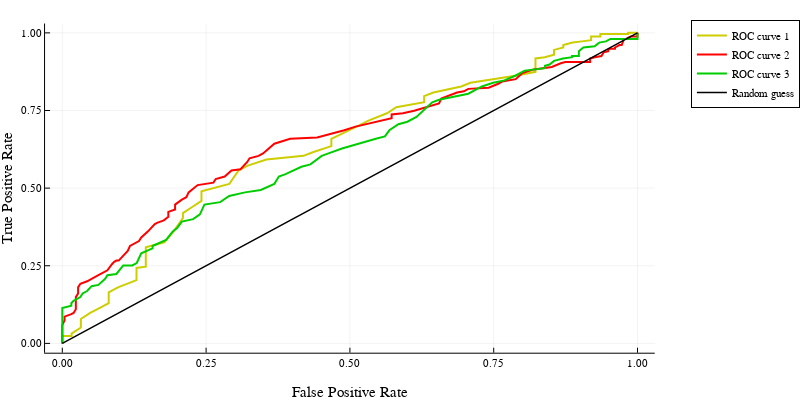

Notebook cell for this chart:
### Code cell
plot(fallout_1,recall_1, legendposition=:outertopright, label = "ROC curve 1", lw = 2, c="yellow3")
plot!(fallout_2,recall_2, legendposition=:outertopright, label = "ROC curve 2", lw = 2, c="red")
plot!(fallout_3,recall_3, legendposition=:outertopright, label = "ROC curve 3", lw = 2, c="green3")
plot!(0:0.005:1,0:0.005:1, label = "Random guess", size = (800,400), lw = 1.5, xlabel = "False Positive Rate",
        ylabel = "True Positive Rate", c="black")

### Figure 1 — Plotly figure (JSON) as saved in the notebook; plotly's stock layout.template omitted (floating-point values rounded to 4 significant figures; data arrays with more than 128 entries replaced by an {"elided": "..."} marker saying what was removed)
{"data": [{"colorbar": {"len": 0.9143, "title": "", "x": 0.9951, "y": 0.533}, "legendgroup": "ROC curve 1", "line": {"color": "rgba(205, 205, 0, 1.000)", "dash": "solid", "shape": "linear", "width": 2}, "mode": "lines", "name": "ROC curve 1", "showlegend": true, "type": "scatter", "x": {"elided": "201 float values"}, "xaxis": "x", "y": {"elided": "201 float values"}, "yaxis": "y", "zmax": null, "zmin": null}, {"colorbar": {"len": 0.9143, "title": "", "x": 0.9951, "y": 0.533}, "legendgroup": "ROC curve 2", "line": {"color": "rgba(255, 0, 0, 1.000)", "dash": "solid", "shape": "linear", "width": 2}, "mode": "lines", "name": "ROC curve 2", "showlegend": true, "type": "scatter", "x": {"elided": "201 float values"}, "xaxis": "x", "y": {"elided": "201 float values"}, "yaxis": "y", "zmax": null, "zmin": null}, {"colorbar": {"len": 0.9143, "title": "", "x": 0.9951, "y": 0.533}, "legendgroup": "ROC curve 3", "line": {"color": "rgba(0, 205, 0, 1.000)", "dash": "solid", "shape": "linear", "width": 2}, "mode": "lines", "name": "ROC curve 3", "showlegend": true, "type": "scatter", "x": {"elided": "201 float values"}, "xaxis": "x", "y": {"elided": "201 float values"}, "yaxis": "y", "zmax": null, "zmin": null}, {"colorbar": {"len": 0.9143, "title": "", "x": 0.9951, "y": 0.533}, "legendgroup": "Random guess", "line": {"color": "rgba(0, 0, 0, 1.000)", "dash": "solid", "shape": "linear", "width": 1.5}, "mode": "lines", "name": "Random guess", "showlegend": true, "type": "scatter", "x": {"elided": "201 float values"}, "xaxis": "x", "y": {"elided": "201 float values"}, "yaxis": "y", "zmax": null, "zmin": null}], "layout": {"annotations": [], "height": 400, "legend": {"bgcolor": "rgba(255, 255, 255, 1.000)", "bordercolor": "rgba(0, 0, 0, 1.000)", "borderwidth": 1, "font": {"color": "rgba(0, 0, 0, 1.000)", "family": "sans-serif", "size": 11}, "title": {"font": {"color": "rgba(0, 0, 0, 1.000)", "family": "sans-serif", "size": 15}, "text": ""}, "tracegroupgap": 0, "traceorder": "normal", "x": 1.05, "xanchor": "upper", "y": 1, "yanchor": "right"}, "margin": {"b": 20, "l": 0, "r": 0, "t": 20}, "paper_bgcolor": "rgba(255, 255, 255, 1.000)", "plot_bgcolor": "rgba(255, 255, 255, 1.000)", "showlegend": true, "width": 800, "xaxis": {"anchor": "y", "domain": [0.06846, 0.9951], "gridcolor": "rgba(0, 0, 0, 0.100)", "gridwidth": 0.5, "linecolor": "rgba(0, 0, 0, 1.000)", "mirror": false, "range": [-0.03, 1.03], "showgrid": true, "showline": true, "showticklabels": true, "tickangle": 0, "tickcolor": "rgb(0, 0, 0)", "tickfont": {"color": "rgba(0, 0, 0, 1.000)", "family": "sans-serif", "size": 11}, "tickmode": "array", "ticks": "inside", "ticktext": ["0.00", "0.25", "0.50", "0.75", "1.00"], "tickvals": [0, 0.25, 0.5, 0.75, 1], "title": "False Positive Rate", "titlefont": {"color": "rgba(0, 0, 0, 1.000)", "family": "sans-serif", "size": 15}, "type": "-", "visible": true, "zeroline": false, "zerolinecolor": "rgba(0, 0, 0, 1.000)"}, "yaxis": {"anchor": "x", "domain": [0.07581, 0.9902], "gridcolor": "rgba(0, 0, 0, 0.100)", "gridwidth": 0.5, "linecolor": "rgba(0, 0, 0, 1.000)", "mirror": false, "range": [-0.03, 1.03], "showgrid": true, "showline": true, "showticklabels": true, "tickangle": 0, "tickcolor": "rgb(0, 0, 0)", "tickfont": {"color": "rgba(0, 0, 0, 1.000)", "family": "sans-serif", "size": 11}, "tickmode": "array", "ticks": "inside", "ticktext": ["0.00", "0.25", "0.50", "0.75", "1.00"], "tickvals": [0, 0.25, 0.5, 0.75, 1], "title": "True Positive Rate", "titlefont": {"color": "rgba(0, 0, 0, 1.000)", "family": "sans-serif", "size": 15}, "type": "-", "visible": true, "zeroline": false, "zerolinecolor": "rgba(0, 0, 0, 1.000)"}}}
